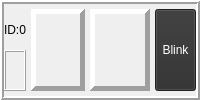
        <widget class="QFrame" name="ui_frm_showcell_id0">
         <property name="frameShape">
          <enum>QFrame::Box</enum>
         </property>
         <property name="frameShadow">
          <enum>QFrame::Raised</enum>
         </property>
         <property name="lineWidth">
          <number>2</number>
         </property>
         <layout class="QHBoxLayout" name="horizontalLayout">
          <property name="spacing">
           <number>5</number>
          </property>
          <property name="leftMargin">
           <number>0</number>
          </property>
          <property name="topMargin">
           <number>5</number>
          </property>
          <property name="rightMargin">
           <number>0</number>
          </property>
          <property name="bottomMargin">
           <number>5</number>
          </property>
          <item>
           <widget class="QFrame" name="frame_12">
            <property name="frameShape">
             <enum>QFrame::NoFrame</enum>
            </property>
            <property name="frameShadow">
             <enum>QFrame::Raised</enum>
            </property>
            <layout class="QVBoxLayout" name="verticalLayout_4">
             <property name="spacing">
              <number>0</number>
             </property>
             <property name="leftMargin">
              <number>0</number>
             </property>
             <property name="topMargin">
              <number>0</number>
             </property>
             <property name="rightMargin">
              <number>0</number>
             </property>
             <property name="bottomMargin">
              <number>0</number>
             </property>
             <item alignment="Qt::AlignHCenter">
              <widget class="QLabel" name="ui_lab_id_id0">
               <property name="text">
                <string>ID:0</string>
               </property>
              </widget>
             </item>
             <item>
              <widget class="QLabel" name="ui_lab_name_id0">
               <property name="maximumSize">
                <size>
                 <width>204</width>
                 <height>16777215</height>
                </size>
               </property>
               <property name="frameShape">
                <enum>QFrame::Box</enum>
               </property>
               <property name="frameShadow">
                <enum>QFrame::Raised</enum>
               </property>
               <property name="text">
                <string/>
               </property>
              </widget>
             </item>
            </layout>
           </widget>
          </item>
          <item>
           <widget class="QLabel" name="ui_lab_value_id0">
            <property name="sizePolicy">
             <sizepolicy hsizetype="Preferred" vsizetype="Preferred">
              <horstretch>40</horstretch>
              <verstretch>40</verstretch>
             </sizepolicy>
            </property>
            <property name="maximumSize">
             <size>
              <width>220</width>
              <height>16777215</height>
             </size>
            </property>
            <property name="font">
             <font>
              <pointsize>20</pointsize>
              <weight>75</weight>
              <bold>true</bold>
             </font>
            </property>
            <property name="toolTip">
             <string>Test</string>
            </property>
            <property name="statusTip">
             <string>Test</string>
            </property>
            <property name="styleSheet">
             <string notr="true">border-color: rgb(239, 41, 41);</string>
            </property>
            <property name="frameShape">
             <enum>QFrame::Panel</enum>
            </property>
            <property name="frameShadow">
             <enum>QFrame::Raised</enum>
            </property>
            <property name="lineWidth">
             <number>5</number>
            </property>
            <property name="midLineWidth">
             <number>0</number>
            </property>
            <property name="text">
             <string>&lt;html&gt;&lt;head/&gt;&lt;body&gt;&lt;p align=&quot;right&quot;/&gt;&lt;/body&gt;&lt;/html&gt;</string>
            </property>
            <property name="alignment">
             <set>Qt::AlignRight|Qt::AlignTrailing|Qt::AlignVCenter</set>
            </property>
           </widget>
          </item>
          <item>
           <widget class="QLabel" name="ui_lab_unit_id0">
            <property name="enabled">
             <bool>true</bool>
            </property>
            <property name="sizePolicy">
             <sizepolicy hsizetype="Fixed" vsizetype="Preferred">
              <horstretch>30</horstretch>
              <verstretch>10</verstretch>
             </sizepolicy>
            </property>
            <property name="minimumSize">
             <size>
              <width>60</width>
              <height>0</height>
             </size>
            </property>
            <property name="font">
             <font>
              <pointsize>15</pointsize>
              <weight>50</weight>
              <bold>false</bold>
             </font>
            </property>
            <property name="frameShape">
             <enum>QFrame::Panel</enum>
            </property>
            <property name="frameShadow">
             <enum>QFrame::Raised</enum>
            </property>
            <property name="lineWidth">
             <number>5</number>
            </property>
            <property name="text">
             <string>&lt;html&gt;&lt;head/&gt;&lt;body&gt;&lt;p align=&quot;center&quot;&gt;&lt;br/&gt;&lt;/p&gt;&lt;/body&gt;&lt;/html&gt;</string>
            </property>
            <property name="alignment">
             <set>Qt::AlignCenter</set>
            </property>
           </widget>
          </item>
          <item>
           <widget class="QToolButton" name="ui_but_blk_id0">
            <property name="enabled">
             <bool>true</bool>
            </property>
            <property name="sizePolicy">
             <sizepolicy hsizetype="Fixed" vsizetype="Preferred">
              <horstretch>0</horstretch>
              <verstretch>0</verstretch>
             </sizepolicy>
            </property>
            <property name="palette">
             <palette>
              <active>
               <colorrole role="WindowText">
                <brush brushstyle="SolidPattern">
                 <color alpha="255">
                  <red>255</red>
                  <green>255</green>
                  <blue>255</blue>
                 </color>
                </brush>
               </colorrole>
               <colorrole role="Button">
                <brush brushstyle="SolidPattern">
                 <color alpha="255">
                  <red>46</red>
                  <green>46</green>
                  <blue>46</blue>
                 </color>
                </brush>
               </colorrole>
               <colorrole role="Text">
                <brush brushstyle="SolidPattern">
                 <color alpha="255">
                  <red>255</red>
                  <green>255</green>
                  <blue>255</blue>
                 </color>
                </brush>
               </colorrole>
               <colorrole role="ButtonText">
                <brush brushstyle="SolidPattern">
                 <color alpha="255">
                  <red>255</red>
                  <green>255</green>
                  <blue>255</blue>
                 </color>
                </brush>
               </colorrole>
               <colorrole role="Base">
                <brush brushstyle="SolidPattern">
                 <color alpha="255">
                  <red>46</red>
                  <green>46</green>
                  <blue>46</blue>
                 </color>
                </brush>
               </colorrole>
               <colorrole role="Window">
                <brush brushstyle="SolidPattern">
                 <color alpha="255">
                  <red>46</red>
                  <green>46</green>
                  <blue>46</blue>
                 </color>
                </brush>
               </colorrole>
              </active>
              <inactive>
               <colorrole role="WindowText">
                <brush brushstyle="SolidPattern">
                 <color alpha="255">
                  <red>255</red>
                  <green>255</green>
                  <blue>255</blue>
                 </color>
                </brush>
               </colorrole>
               <colorrole role="Button">
                <brush brushstyle="SolidPattern">
                 <color alpha="255">
                  <red>46</red>
                  <green>46</green>
                  <blue>46</blue>
                 </color>
                </brush>
               </colorrole>
               <colorrole role="Text">
                <brush brushstyle="SolidPattern">
                 <color alpha="255">
                  <red>255</red>
                  <green>255</green>
                  <blue>255</blue>
                 </color>
                </brush>
               </colorrole>
               <colorrole role="ButtonText">
                <brush brushstyle="SolidPattern">
                 <color alpha="255">
                  <red>255</red>
                  <green>255</green>
                  <blue>255</blue>
                 </color>
                </brush>
               </colorrole>
               <colorrole role="Base">
                <brush brushstyle="SolidPattern">
                 <color alpha="255">
                  <red>46</red>
                  <green>46</green>
                  <blue>46</blue>
                 </color>
                </brush>
               </colorrole>
               <colorrole role="Window">
                <brush brushstyle="SolidPattern">
                 <color alpha="255">
                  <red>46</red>
                  <green>46</green>
                  <blue>46</blue>
                 </color>
                </brush>
               </colorrole>
              </inactive>
              <disabled>
               <colorrole role="WindowText">
                <brush brushstyle="SolidPattern">
                 <color alpha="255">
                  <red>255</red>
                  <green>255</green>
                  <blue>255</blue>
                 </color>
                </brush>
               </colorrole>
               <colorrole role="Button">
                <brush brushstyle="SolidPattern">
                 <color alpha="255">
                  <red>46</red>
                  <green>46</green>
                  <blue>46</blue>
                 </color>
                </brush>
               </colorrole>
               <colorrole role="Text">
                <brush brushstyle="SolidPattern">
                 <color alpha="255">
                  <red>255</red>
                  <green>255</green>
                  <blue>255</blue>
                 </color>
                </brush>
               </colorrole>
               <colorrole role="ButtonText">
                <brush brushstyle="SolidPattern">
                 <color alpha="255">
                  <red>255</red>
                  <green>255</green>
                  <blue>255</blue>
                 </color>
                </brush>
               </colorrole>
               <colorrole role="Base">
                <brush brushstyle="SolidPattern">
                 <color alpha="255">
                  <red>46</red>
                  <green>46</green>
                  <blue>46</blue>
                 </color>
                </brush>
               </colorrole>
               <colorrole role="Window">
                <brush brushstyle="SolidPattern">
                 <color alpha="255">
                  <red>46</red>
                  <green>46</green>
                  <blue>46</blue>
                 </color>
                </brush>
               </colorrole>
              </disabled>
             </palette>
            </property>
            <property name="autoFillBackground">
             <bool>false</bool>
            </property>
            <property name="styleSheet">
             <string notr="true"/>
            </property>
            <property name="text">
             <string>Blink</string>
            </property>
            <property name="popupMode">
             <enum>QToolButton::DelayedPopup</enum>
            </property>
            <property name="toolButtonStyle">
             <enum>Qt::ToolButtonIconOnly</enum>
            </property>
            <property name="autoRaise">
             <bool>false</bool>
            </property>
           </widget>
          </item>
         </layout>
        </widget>
